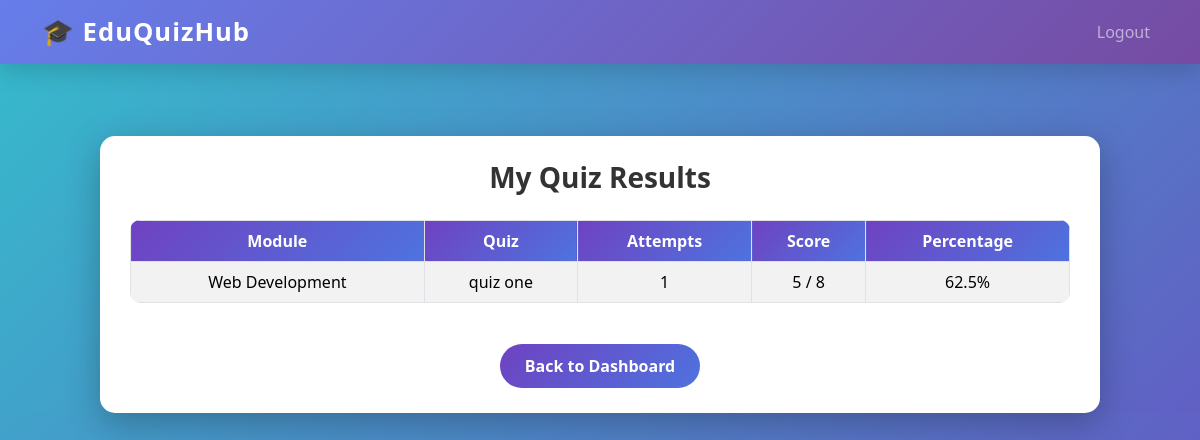
The page /student/results (signed in) on the database as committed earlier.
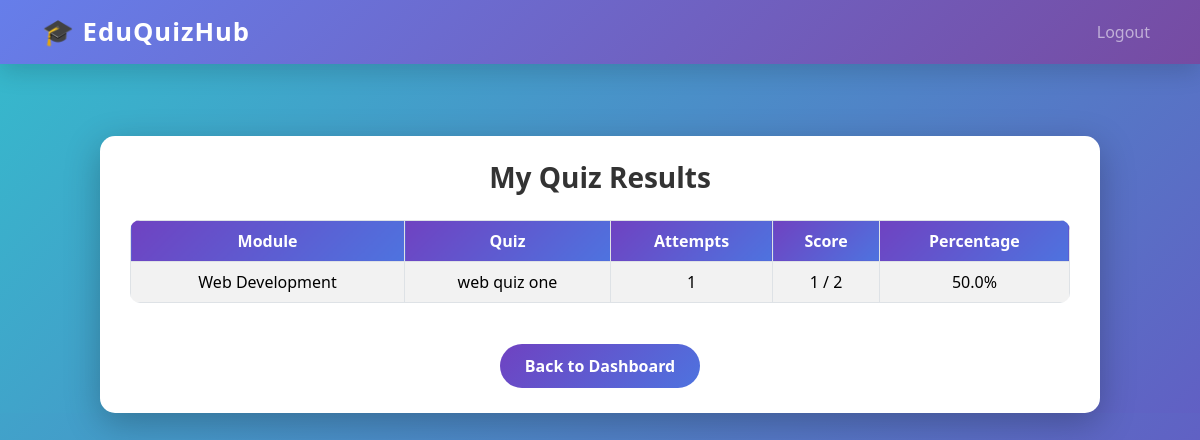
The same page on the database as committed later.
### tables this page shows
CREATE TABLE quizzes (
    id INTEGER PRIMARY KEY AUTOINCREMENT,
    module_id INTEGER NOT NULL,
    title TEXT NOT NULL,
    time_limit INTEGER,
    is_active INTEGER DEFAULT 0,
    FOREIGN KEY (module_id) REFERENCES modules(id)
);

### app.py (the view)
@app.route("/student/results")
def student_results():
    if session.get("role") != "student":
        return redirect(url_for("login"))
    conn = get_db_connection()
    results = conn.execute("""
    SELECT modules.name AS module_name,
           quizzes.title,
           attempts.score,
           attempts.total_questions,
           COUNT(a2.id) AS attempt_count
    FROM attempts
    JOIN quizzes ON attempts.quiz_id = quizzes.id
    JOIN modules ON quizzes.module_id = modules.id
    LEFT JOIN attempts a2 ON a2.quiz_id = quizzes.id AND a2.student_id = ?
    WHERE attempts.student_id = ?
    GROUP BY quizzes.id
""", (session["user_id"], session["user_id"])).fetchall()
    conn.close()
    return render_template("student_results.html", results=results)

### app.py (called while the page is built)
def get_db_connection():
    conn = sqlite3.connect("database.db")
    conn.row_factory = sqlite3.Row
    return conn

### templates/student_results.html (shortened to what this page needs)
{% extends "base.html" %}
{% block content %}
<div class="results-card">
    <h3>My Quiz Results</h3>
    {% if results %}
    <table class="table table-striped table-bordered">
        <thead>
            <tr>
                <th>Module</th>
                <th>Quiz</th>
                <th>Attempts</th>
                <th>Score</th>
                <th>Percentage</th>
            </tr>
        </thead>
        <tbody>
            {% for r in results %}
            <tr>
                <td>{{ r.module_name }}</td>
                <td>{{ r.title }}</td>
                <td>{{ r.attempt_count if r.attempt_count else 0 }}</td>
                <td>{{ r.score }} / {{ r.total_questions }}</td>
                <td>
                    {% if r.total_questions > 0 %}
                        {{ ((r.score / r.total_questions) * 100) | round(2) }}%
                    {% else %}
                        0%
                    {% endif %}
                </td>
            </tr>
            {% endfor %}
        </tbody>
    </table>
    {% else %}
        <p class="text-center text-dark">No quiz results found.</p>
    {% endif %}
    <div class="text-center">
        <a href="{{ url_for('student_dashboard') }}" class="btn-back-dashboard">Back to Dashboard</a>
    </div>
</div>
{% endblock %}

Rows that differ between the two databases and show on the page:
changed quizzes: title "quiz one" → "web quiz one"; score "5" → "1"; total_questions "8" → "2"; score "62.5" → "50.0"
